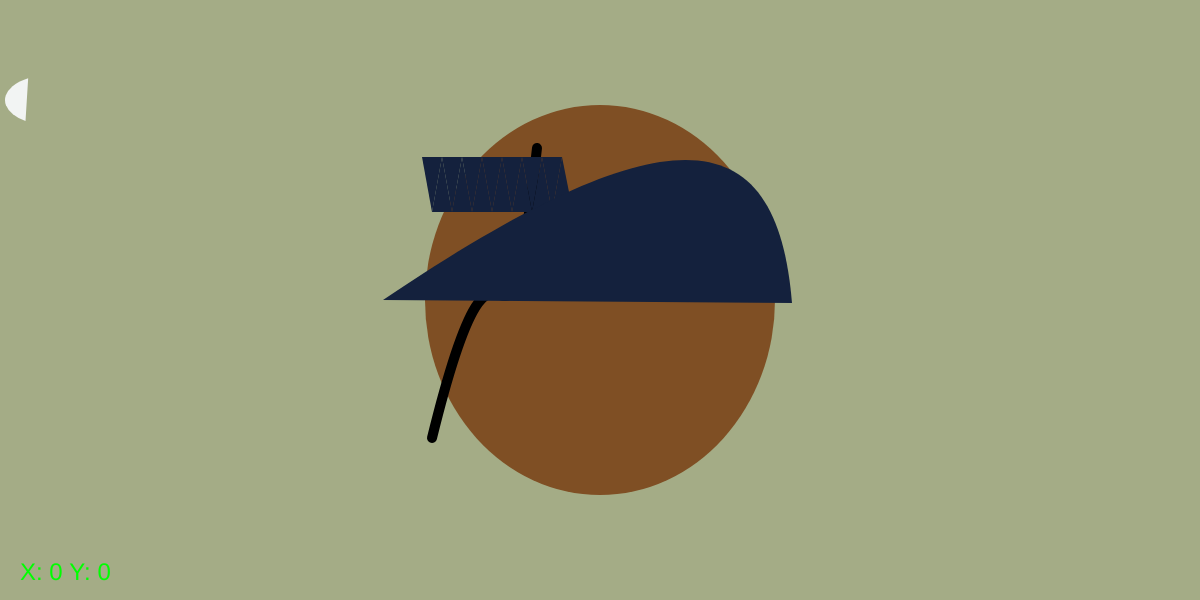
Frame 1 (no input)
Frame 60 (no input): identical to frame 1, image omitted
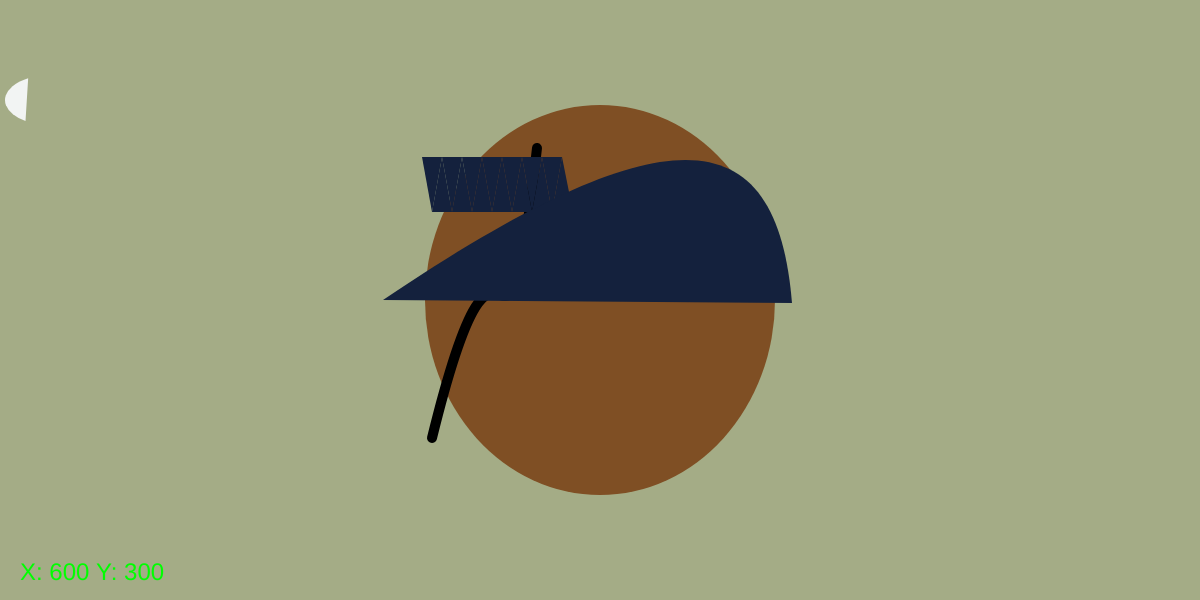
Frame 120 (the mouse pressed at the canvas centre since frame 60)

The p5.js sketch that drew these frames (run headless with seeded random() and noise() and a simulated clock; from frame 60 on, the mouse is pressed at the canvas centre):

// p5.js sketch
// ── sketch.js

var gDebugmode = true;



// Setup code goes here
function setup() {
  createCanvas(1200, 600);
  textSize(24);
  textAlign(LEFT);
 }


// Draw code goes here
function draw() {
  background(164,172,134);
   drawEllipse();
   drawBezier();
  drawcurveVertex();
  drawWhiteEllipse();
   drawWhiteTwoEllipse();
  drawarc();
  drawBeanie();
  drawCapbeanie()
if (gDebugmode==true) {
  drawDebugInfo();
} 
 } 




function drawcurveVertex(){

}

function drawBezier(){
  push();
  translate(482,108);
  noFill();
  noStroke(105, 102, 0);
  line(55, 20, 0, 10);
  line(90, 90, 15, 80);
  stroke(0, 0, 0);
  strokeWeight(10);
  //bezier(85, 20, 10, 10, 90, 90, 35, 180);
  bezier(55, 40, 20, 350, 25,25,-50, 330, 25, 370);
  pop();
}
function drawEllipse() {
  
  noStroke();
  fill(127,79,36);
  ellipse(width/2,height/2,350,390);
}
function drawWhiteEllipse() {
  push();
  noStroke();
  fill(242,244,243);
  ellipse(542,268,50,30);
  pop();
}
function drawWhiteTwoEllipse() {

  noStroke();
  fill(242,244,243);
  ellipse(676,268,50,30);
}

function drawarc(){
  arc(50, 100, 90, 50, 15, PI + QUARTER_PI, CHORD);
describe('white open arc with black outline with top right missing');
}



function drawDebugInfo() {
  fill(0,255,0);
  text( "X: "+ mouseX + " Y: " + mouseY,20,height-20);   
}


function drawBeanie(){ 
push();
translate(402,117)
beginShape(TRIANGLE_STRIP);
fill(20,33,61);
vertex(20,40)
vertex(30, 95);
vertex(40, 40);
vertex(50, 95);
vertex(60, 40);
vertex(70, 95);
vertex(80, 40);
vertex(90, 95);
vertex(100, 40);
vertex(110, 95);
vertex(120, 40);
vertex(130, 95);
vertex(140, 40);
vertex(150, 95);
vertex(160, 40);
vertex(170, 90);
endShape(); 
pop();
}
function drawCapbeanie(){
  push();
  translate(388,0)
  fill(20,33,61);
  beginShape();
  vertex(-5, 300);
  quadraticVertex(155, 104, 233, 99);
  bezierVertex(287, 103, 389, 123, 404, 303);
  endShape(CLOSE)
 pop();
}



 



  
